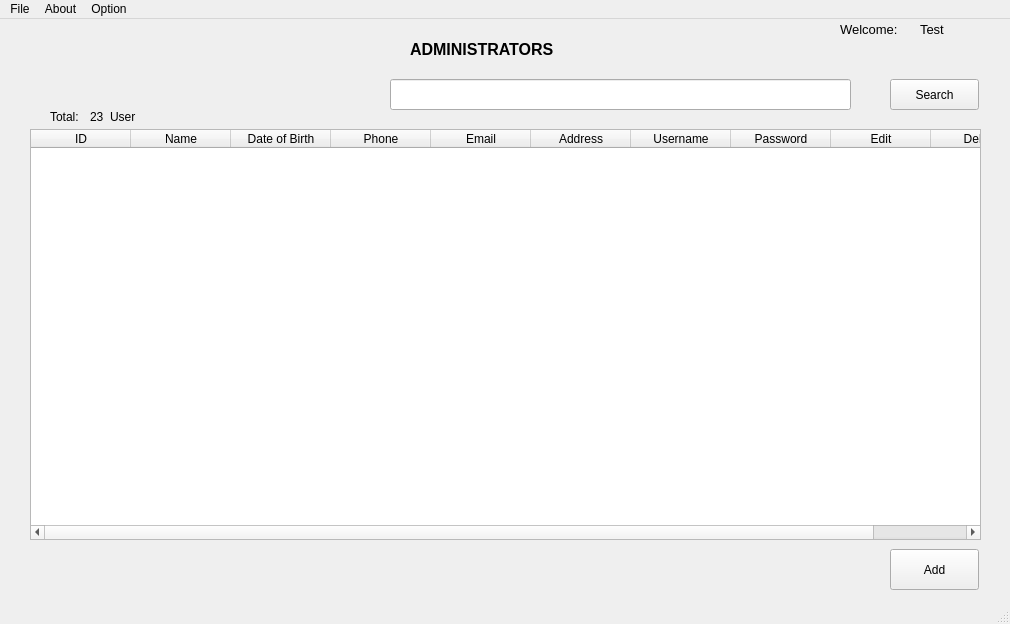
<?xml version="1.0" encoding="UTF-8"?>
<ui version="4.0">
 <class>MainWindow</class>
 <widget class="QMainWindow" name="MainWindow">
  <property name="geometry">
   <rect>
    <x>0</x>
    <y>0</y>
    <width>1010</width>
    <height>624</height>
   </rect>
  </property>
  <property name="windowTitle">
   <string>MainWindow</string>
  </property>
  <widget class="QWidget" name="centralwidget">
   <widget class="QTableWidget" name="table_admin">
    <property name="geometry">
     <rect>
      <x>30</x>
      <y>110</y>
      <width>951</width>
      <height>411</height>
     </rect>
    </property>
    <column>
     <property name="text">
      <string>ID</string>
     </property>
    </column>
    <column>
     <property name="text">
      <string>Name</string>
     </property>
    </column>
    <column>
     <property name="text">
      <string>Date of Birth</string>
     </property>
    </column>
    <column>
     <property name="text">
      <string>Phone</string>
     </property>
    </column>
    <column>
     <property name="text">
      <string>Email</string>
     </property>
    </column>
    <column>
     <property name="text">
      <string>Address</string>
     </property>
    </column>
    <column>
     <property name="text">
      <string>Username</string>
     </property>
    </column>
    <column>
     <property name="text">
      <string>Password</string>
     </property>
    </column>
    <column>
     <property name="text">
      <string>Edit</string>
     </property>
    </column>
    <column>
     <property name="text">
      <string>Delete</string>
     </property>
    </column>
   </widget>
   <widget class="QLabel" name="label_3">
    <property name="geometry">
     <rect>
      <x>410</x>
      <y>10</y>
      <width>191</width>
      <height>41</height>
     </rect>
    </property>
    <property name="font">
     <font>
      <pointsize>12</pointsize>
      <weight>75</weight>
      <bold>true</bold>
     </font>
    </property>
    <property name="text">
     <string>ADMINISTRATORS</string>
    </property>
   </widget>
   <widget class="QLineEdit" name="txt_search">
    <property name="geometry">
     <rect>
      <x>390</x>
      <y>60</y>
      <width>461</width>
      <height>31</height>
     </rect>
    </property>
   </widget>
   <widget class="QPushButton" name="btn_search">
    <property name="geometry">
     <rect>
      <x>890</x>
      <y>60</y>
      <width>89</width>
      <height>31</height>
     </rect>
    </property>
    <property name="text">
     <string>Search</string>
    </property>
   </widget>
   <widget class="QPushButton" name="btn_add">
    <property name="geometry">
     <rect>
      <x>890</x>
      <y>530</y>
      <width>89</width>
      <height>41</height>
     </rect>
    </property>
    <property name="text">
     <string>Add</string>
    </property>
   </widget>
   <widget class="QLabel" name="label">
    <property name="geometry">
     <rect>
      <x>840</x>
      <y>0</y>
      <width>81</width>
      <height>20</height>
     </rect>
    </property>
    <property name="font">
     <font>
      <pointsize>10</pointsize>
     </font>
    </property>
    <property name="text">
     <string>Welcome: </string>
    </property>
   </widget>
   <widget class="QLabel" name="label_2">
    <property name="geometry">
     <rect>
      <x>920</x>
      <y>0</y>
      <width>55</width>
      <height>21</height>
     </rect>
    </property>
    <property name="font">
     <font>
      <pointsize>10</pointsize>
     </font>
    </property>
    <property name="text">
     <string>Test</string>
    </property>
   </widget>
   <widget class="QLabel" name="label_4">
    <property name="geometry">
     <rect>
      <x>50</x>
      <y>90</y>
      <width>51</width>
      <height>16</height>
     </rect>
    </property>
    <property name="text">
     <string>Total:</string>
    </property>
   </widget>
   <widget class="QLabel" name="number">
    <property name="geometry">
     <rect>
      <x>90</x>
      <y>90</y>
      <width>31</width>
      <height>16</height>
     </rect>
    </property>
    <property name="text">
     <string>23</string>
    </property>
   </widget>
   <widget class="QLabel" name="label_6">
    <property name="geometry">
     <rect>
      <x>110</x>
      <y>90</y>
      <width>55</width>
      <height>16</height>
     </rect>
    </property>
    <property name="text">
     <string>User</string>
    </property>
   </widget>
  </widget>
  <widget class="QMenuBar" name="menubar">
   <property name="geometry">
    <rect>
     <x>0</x>
     <y>0</y>
     <width>1010</width>
     <height>25</height>
    </rect>
   </property>
   <widget class="QMenu" name="menuFile">
    <property name="title">
     <string>File</string>
    </property>
    <addaction name="actionExport_to_excel"/>
   </widget>
   <widget class="QMenu" name="menuOption">
    <property name="title">
     <string>About</string>
    </property>
    <addaction name="actionAbout_us"/>
   </widget>
   <widget class="QMenu" name="menuOption_2">
    <property name="title">
     <string>Option</string>
    </property>
    <addaction name="actionSign_out_2"/>
    <addaction name="actionExit_2"/>
   </widget>
   <addaction name="menuFile"/>
   <addaction name="menuOption"/>
   <addaction name="menuOption_2"/>
  </widget>
  <widget class="QStatusBar" name="statusbar"/>
  <action name="actionSign_out">
   <property name="text">
    <string>Sign out</string>
   </property>
  </action>
  <action name="actionExit">
   <property name="text">
    <string>Exit</string>
   </property>
  </action>
  <action name="actionExport_to_excel">
   <property name="text">
    <string>Export to excel</string>
   </property>
  </action>
  <action name="actionAbout_us">
   <property name="text">
    <string>About us</string>
   </property>
  </action>
  <action name="actionSign_out_2">
   <property name="text">
    <string>Sign out</string>
   </property>
  </action>
  <action name="actionExit_2">
   <property name="text">
    <string>Exit</string>
   </property>
  </action>
 </widget>
 <resources/>
 <connections/>
</ui>
